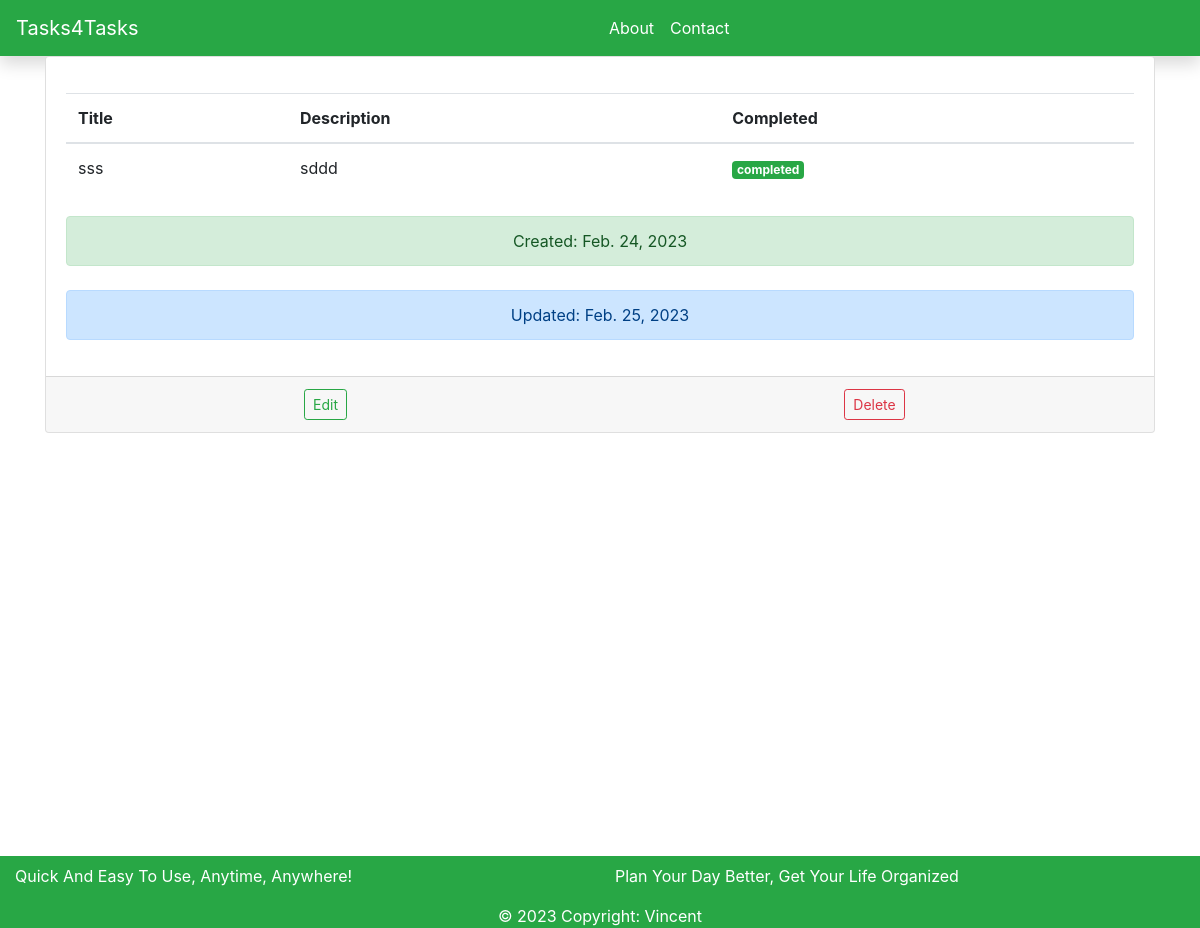
The page /task/3/ on the database its author committed.
### task/models.py (models this page shows, shortened)
class Task(models.Model):
    title = models.CharField(max_length=200)
    description = models.TextField()
    completed = models.BooleanField(default=False)
    paid = models.BooleanField(default=False)
    price = models.IntegerField(default=0)
    broker=models.CharField(max_length=25, null=True, blank=True)
    deadline=models.DateTimeField(auto_now_add=False , null=True, blank=True)
    created_at = models.DateTimeField(auto_now_add=True)
    updated_at = models.DateTimeField(auto_now=True)

### task/views.py (the view)
# urls.py: path('<int:pk>/', views.task_detail, name='task_detail'),
def task_detail(request, pk):
    task = get_object_or_404(Task, pk=pk)
    return render(request, 'tasks/task_detail.html', {'task': task})

### templates/tasks/task_detail.html (shortened to what this page needs)
{% extends 'base.html' %} {% block content %}
<div class="container">
  <div class="row"><div class="col">
    <div class="card">
      <div class="card-body">
        <p class="card-text">
          <table class="table">
            <thead>
              <tr>
                <th>Title</th>
                <th>Description</th>
                <th>Completed</th>
              </tr>
            </thead>
            <tbody>
              <tr>
                <td scope="row">{{ task.title }}</td>
                <td>{{ task.description }}</td>
                {% if task.completed %}
                <td><a class="badge badge-success text-white">completed</a></td>
                {% else %}
                <td><a class="badge badge-danger text-white">incomplete</a></td>
                {% endif %}
              </tr>
            </tbody>
          </table>
        </p>
        <div class="card-text text-center">
        <p class="alert alert-success mt-4">Created: {{ task.created_at|date:"M. d, Y"  }}</p>
        <p class="alert alert-primary mt-4">Updated: {{ task.updated_at|date:"M. d, Y"  }}</p>
        </div>
      </div>
      <div class="card-footer text-center">
        <div class="row">
          <div class="col">
            <a class="btn btn-outline-success btn-sm" href="{% url 'task_edit' task.pk %}">Edit</a>
          </div>
          <div class="col">
            <form method="post" action="{% url 'task_delete' task.pk %}">
              <input type="submit" class="btn btn-outline-danger btn-sm"  value="Delete" />
            </form>
          </div>
        </div>
      </div>
    </div>
  </div></div>
</div>
{% endblock %}

### rows shown on the page
Task: title "sss", description "sddd", created_at "Feb. 24, 2023", updated_at "Feb. 25, 2023"
